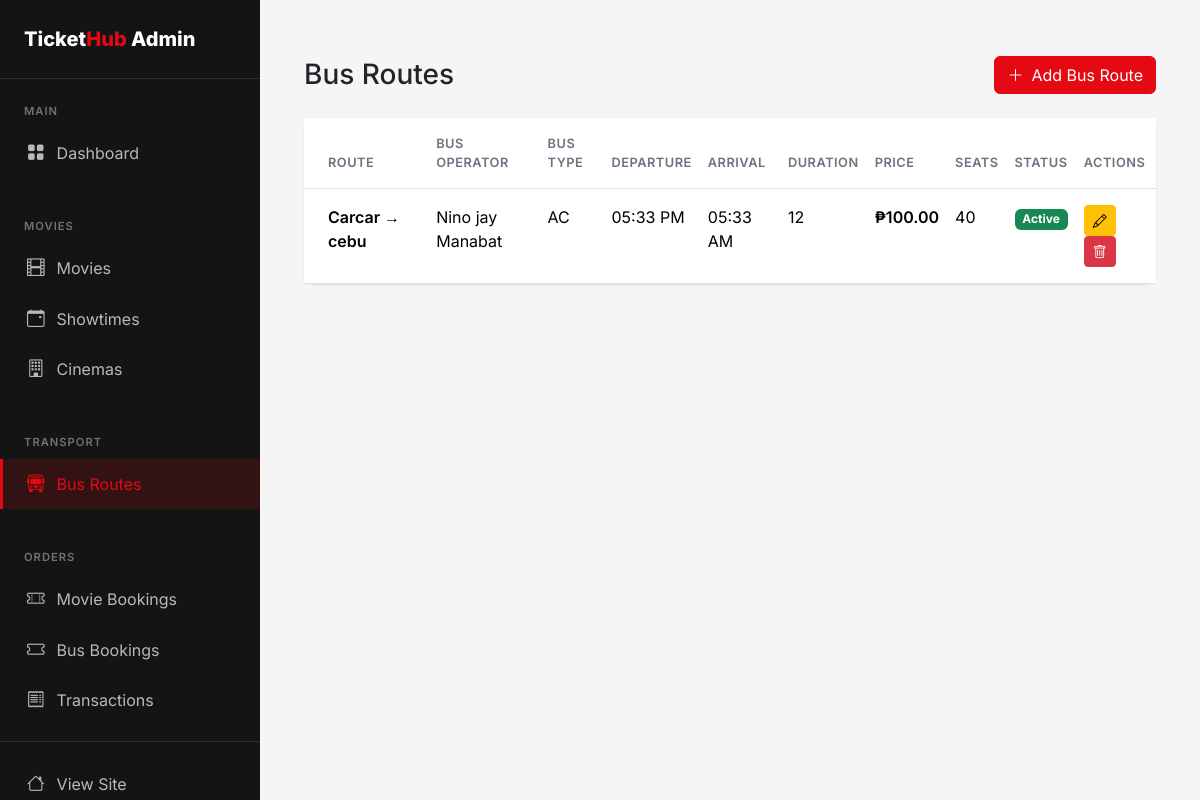
Page /admin/bus-routes (signed in) on the earlier database version.
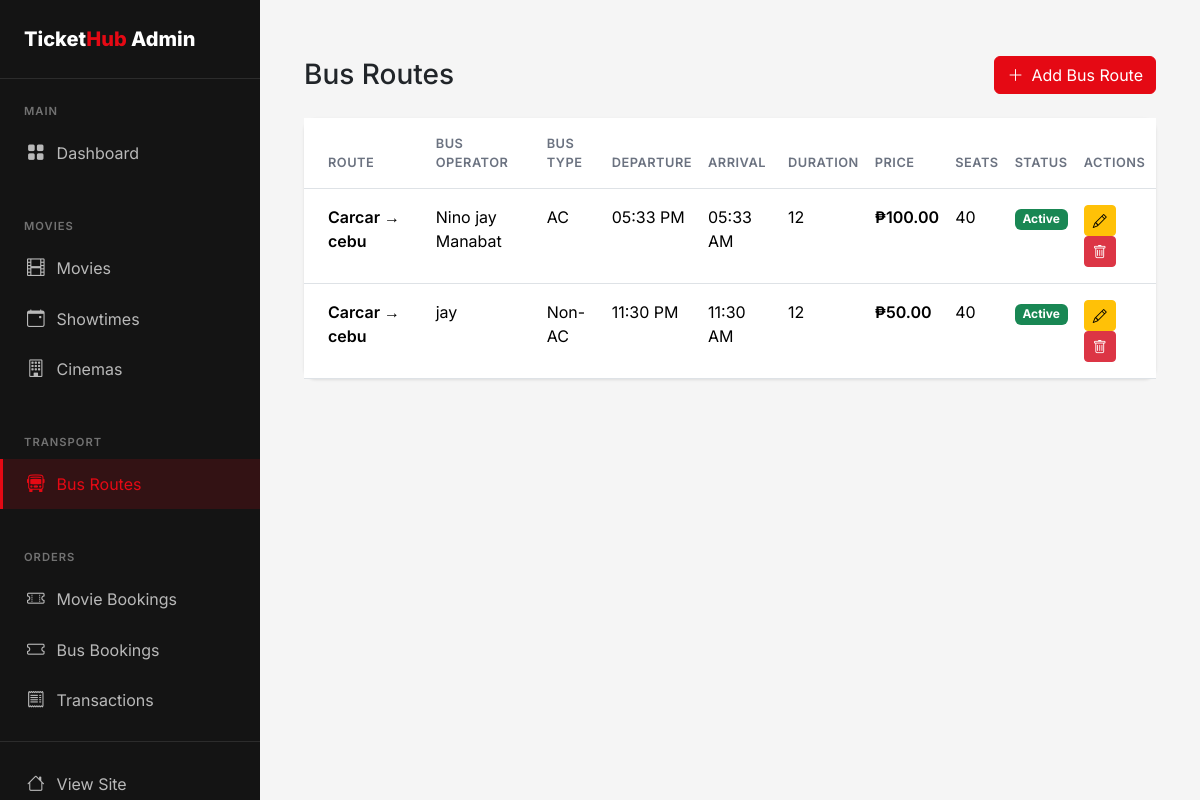
Same page on the later database version.
### flask_app/app.py (models this page shows)
class BusRoute(db.Model):
    id = db.Column(db.Integer, primary_key=True)
    origin = db.Column(db.String(100), nullable=False)
    destination = db.Column(db.String(100), nullable=False)
    bus_operator = db.Column(db.String(100))
    bus_type = db.Column(db.String(50))  # AC, Non-AC, Sleeper, etc.
    departure_time = db.Column(db.Time, nullable=False)
    arrival_time = db.Column(db.Time, nullable=False)
    duration = db.Column(db.String(50))
    price = db.Column(db.Float, nullable=False)
    total_seats = db.Column(db.Integer, default=40)
    amenities = db.Column(db.String(255))  # WiFi, Charging, etc.
    is_active = db.Column(db.Boolean, default=True)
    schedules = db.relationship('BusSchedule', backref='route', lazy=True)

### flask_app/app.py (the view)
@app.route('/admin/bus-routes')
@login_required
@admin_required
def admin_bus_routes():
    routes = BusRoute.query.all()
    return render_template('admin/bus/list.html', routes=routes)

### flask_app/app.py (called while the page is built)
@login_manager.user_loader
def load_user(user_id):
    return User.query.get(int(user_id))

def admin_required(f):
    @wraps(f)
    def decorated_function(*args, **kwargs):
        if not current_user.is_authenticated or not current_user.is_admin:
            flash('You need admin access for this action.', 'error')
            return redirect(url_for('index'))
        return f(*args, **kwargs)
    return decorated_function

### flask_app/templates/admin/bus/list.html (shortened to what this page needs)
{% extends 'admin/base.html' %}
{% block admin_content %}
<div class="container-fluid py-4">
    <div class="row mb-4">
        <div class="col-12 d-flex justify-content-between align-items-center">
            <h1 class="h3 mb-0">Bus Routes</h1>
            <a href="{{ url_for('admin_add_bus_route') }}" class="btn btn-primary">
                <i class="bi bi-plus-lg me-2"></i>Add Bus Route
            </a>
        </div>
    </div>
    {% if routes %}
    <div class="card">
        <div class="table-responsive">
            <table class="table table-hover mb-0">
                <thead class="bg-light">
                    <tr>
                        <th class="px-4 py-3">Route</th>
                        <th class="py-3">Bus Operator</th>
                        <th class="py-3">Bus Type</th>
                        <th class="py-3">Departure</th>
                        <th class="py-3">Arrival</th>
                        <th class="py-3">Duration</th>
                        <th class="py-3">Price</th>
                        <th class="py-3">Seats</th>
                        <th class="py-3">Status</th>
                        <th class="py-3">Actions</th>
                    </tr>
                </thead>
                <tbody>
                    {% for route in routes %}
                    <tr>
                        <td class="px-4 py-3">
                            <span class="fw-semibold">{{ route.origin }} → {{ route.destination }}</span>
                        </td>
                        <td class="py-3">{{ route.bus_operator or '-' }}</td>
                        <td class="py-3">{{ route.bus_type or '-' }}</td>
                        <td class="py-3">{{ route.departure_time.strftime('%I:%M %p') }}</td>
                        <td class="py-3">{{ route.arrival_time.strftime('%I:%M %p') }}</td>
                        <td class="py-3">{{ route.duration or '-' }}</td>
                        <td class="py-3 fw-semibold">₱{{ "%.2f"|format(route.price) }}</td>
                        <td class="py-3">{{ route.total_seats }}</td>
                        <td class="py-3">
                            {% if route.is_active %}
                                <span class="badge bg-success">Active</span>
                            {% else %}
                                <span class="badge bg-danger">Inactive</span>
                            {% endif %}
                        </td>
                        <td class="py-3">
                            <a href="{{ url_for('admin_edit_bus_route', route_id=route.id) }}" class="btn btn-sm btn-warning">
                                <i class="bi bi-pencil"></i>
                            </a>
                            <form method="POST" action="{{ url_for('admin_delete_bus_route', route_id=route.id) }}" style="display: inline;">
                                <button type="submit" class="btn btn-sm btn-danger" onclick="return confirm('Are you sure?')">
                                    <i class="bi bi-trash"></i>
                                </button>
                            </form>
                        </td>
                    </tr>
                    {% endfor %}
                </tbody>
            </table>
        </div>
    </div>
    {% else %}
    <div class="alert alert-info text-center py-5">
        <i class="bi bi-info-circle me-2"></i>
        <strong>No bus routes found</strong>
        <p class="mt-2"><a href="{{ url_for('admin_add_bus_route') }}" class="btn btn-sm btn-primary">Add Your First Route</a></p>
    </div>
    {% endif %}
</div>
{% endblock %}

### flask_app/templates/admin/base.html (shortened to what this page needs)
<!DOCTYPE html>
<html lang="en">
<head>
    <link href="https://cdn.jsdelivr.net/npm/bootstrap@5.3.2/dist/css/bootstrap.min.css" rel="stylesheet">
    <link href="https://cdn.jsdelivr.net/npm/bootstrap-icons@1.11.1/font/bootstrap-icons.css" rel="stylesheet">
</head>
<body>
    <div class="d-flex">
        <aside class="admin-sidebar">
            <div class="brand">
                <a href="{{ url_for('admin_dashboard') }}">Ticket<span>Hub</span> Admin</a>
            </div>
            <nav class="nav-section">
                <div class="nav-section-title">Main</div>
                <a href="{{ url_for('admin_dashboard') }}" class="nav-link {{ 'active' if request.endpoint == 'admin_dashboard' }}">
                    <i class="bi bi-grid-fill"></i> Dashboard
                </a>
            </nav>
            <nav class="nav-section">
                <div class="nav-section-title">Movies</div>
                <a href="{{ url_for('admin_movies') }}" class="nav-link {{ 'active' if 'admin_movie' in request.endpoint }}">
                    <i class="bi bi-film"></i> Movies
                </a>
                <a href="{{ url_for('admin_showtimes') }}" class="nav-link {{ 'active' if 'admin_showtime' in request.endpoint }}">
                    <i class="bi bi-calendar-event"></i> Showtimes
                </a>
                <a href="{{ url_for('admin_cinemas') }}" class="nav-link {{ 'active' if 'admin_cinema' in request.endpoint }}">
                    <i class="bi bi-building"></i> Cinemas
                </a>
            </nav>
            <nav class="nav-section">
                <div class="nav-section-title">Transport</div>
                <a href="{{ url_for('admin_bus_routes') }}" class="nav-link {{ 'active' if 'admin_bus' in request.endpoint }}">
                    <i class="bi bi-bus-front"></i> Bus Routes
                </a>
            </nav>
            <nav class="nav-section">
                <div class="nav-section-title">Orders</div>
                <a href="{{ url_for('admin_movie_bookings') }}" class="nav-link {{ 'active' if request.endpoint == 'admin_movie_bookings' }}">
                    <i class="bi bi-ticket-perforated"></i> Movie Bookings
                </a>
                <a href="{{ url_for('admin_bus_bookings') }}" class="nav-link {{ 'active' if request.endpoint == 'admin_bus_bookings' }}">
                    <i class="bi bi-ticket"></i> Bus Bookings
                </a>
                <a href="{{ url_for('admin_transactions') }}" class="nav-link {{ 'active' if request.endpoint == 'admin_transactions' }}">
                    <i class="bi bi-receipt"></i> Transactions
                </a>
            </nav>
            <nav class="nav-section mt-auto" style="border-top: 1px solid rgba(255,255,255,0.1); padding-top: 1rem;">
                <a href="{{ url_for('index') }}" class="nav-link">
                    <i class="bi bi-house"></i> View Site
                </a>
            </nav>
        </aside>
        <main class="admin-main flex-grow-1">
            {% block admin_content %}{% endblock %}
        </main>
    </div>
</body>
</html>

### flask_app/templates/admin/base.html (style rules this page uses)
:root { --primary: #E50914; --primary-dark: #B20710; --secondary: #0A84FF; --dark: #141414; --dark-lighter: #1F1F1F; --gray-100: #F5F5F5; --gray-200: #E5E5E5; --gray-600: #6B7280; --success: #22C55E; }
body { font-family: 'Inter', sans-serif; background: var(--gray-100); }
.admin-sidebar { background: var(--dark); min-height: 100vh; position: fixed; width: 260px; padding-top: 0; }
.admin-sidebar .brand { padding: 1.5rem; border-bottom: 1px solid rgba(255,255,255,0.1); }
.admin-sidebar .brand a { color: #fff; text-decoration: none; font-weight: 800; font-size: 1.25rem; }
.admin-sidebar .brand span { color: var(--primary); }
.admin-sidebar .nav-section { padding: 1rem 0; }
.admin-sidebar .nav-section-title { color: rgba(255,255,255,0.4); font-size: 0.7rem; font-weight: 600; text-transform: uppercase; letter-spacing: 1px; padding: 0.5rem 1.5rem; }
.admin-sidebar .nav-link { color: rgba(255,255,255,0.7) !important; padding: 0.75rem 1.5rem !important; display: flex; align-items: center; gap: 0.75rem; transition: all 0.2s ease; border-left: 3px solid transparent; }
.admin-sidebar .nav-link.active { background: rgba(229, 9, 20, 0.15); color: var(--primary) !important; border-left-color: var(--primary); }
.admin-sidebar .nav-link i { font-size: 1.1rem; }
.admin-main { margin-left: 260px; padding: 2rem; min-height: 100vh; }
.card { border: none; border-radius: 12px; box-shadow: 0 1px 3px rgba(0,0,0,0.1); }
.btn-primary { background: var(--primary); border-color: var(--primary); }
.table th { font-weight: 600; font-size: 0.8rem; text-transform: uppercase; letter-spacing: 0.5px; color: var(--gray-600); }

Differences in the rows shown:
added BusRoute: origin "Carcar", destination "cebu", bus_operator "jay", bus_type "Non-AC", departure_time "11:30 PM", arrival_time "11:30 AM", duration "12", price "50.00", total_seats "40", is_active "Active"
